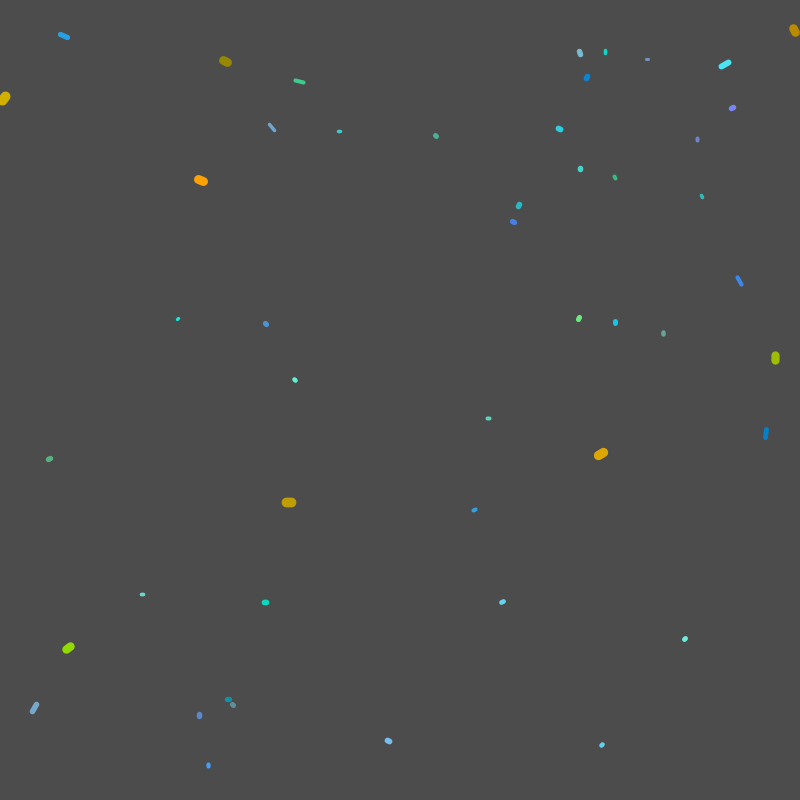
Frame 1 (no input)
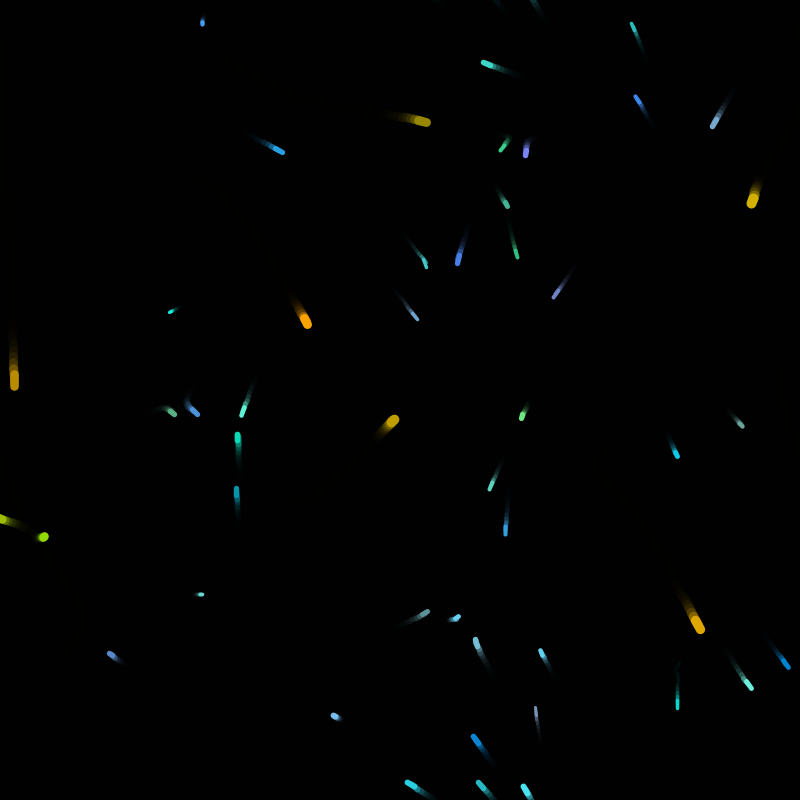
Frame 60 (the mouse pressed at the canvas centre just before this capture)
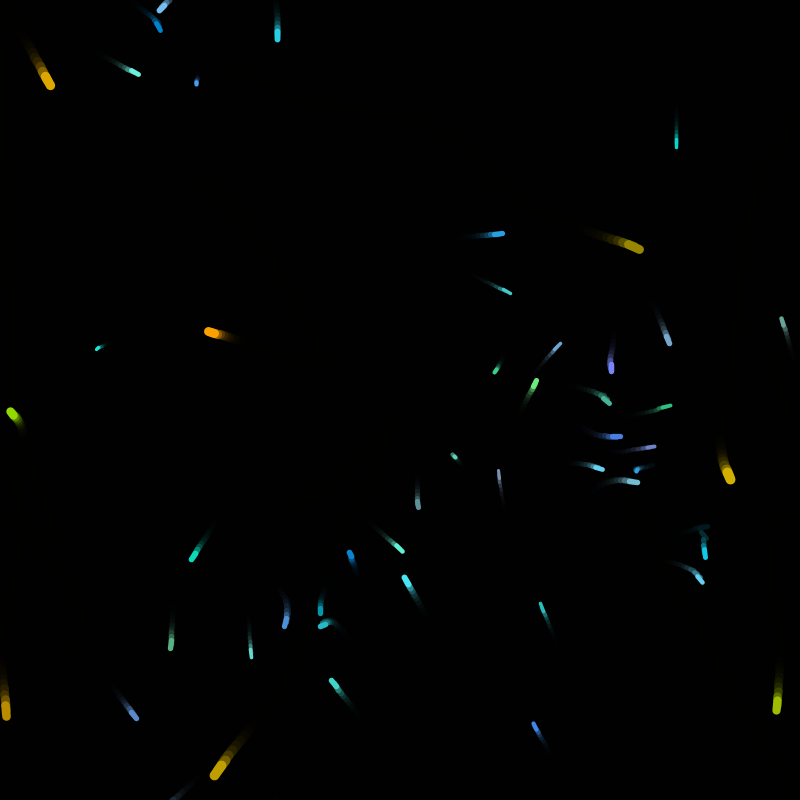
Frame 120 (the mouse held since frame 60 and released just before this capture)

The Processing sketch that drew these frames (run headless with seeded random() and noise(); from frame 60 on, the mouse is pressed at the canvas centre):

// Processing sketch: processing_127609
// ── processing_127609.pde

ArrayList<Boid> flock = new ArrayList<Boid>();
ArrayList<Predator> pack = new ArrayList<Predator>();
int boidNum = 40;
int predNum = 8;

void setup() {
  size(800, 800);
  frameRate(60);

  smooth();
  background(255*.5);

  for (int i=0; i<boidNum; i++) {
    flock.add(new Boid(new PVector(random(width), random(height))));
  }  
  for (int i=0; i<predNum; i++) {
    pack.add(new Predator(new PVector(random(width), random(height))));
  }
}

void draw() {
  noStroke();
  fill(0, 255*.4);
  rect(0, 0, width, height);

  if (mousePressed && mouseButton == LEFT) flock.add(new Boid(new PVector(mouseX, mouseY)));
  if (mousePressed && mouseButton == RIGHT) pack.add(new Predator(new PVector(mouseX, mouseY)));

  for (Boid boid: flock) {
    for (Predator predator: pack) boid.repelForce(predator.getPos(), 80);
    boid.repelForce(new PVector(mouseX, mouseY), 80);
    boid.applyFlock(flock);
    boid.update();
    boid.display();
  }
  for (Predator predator: pack) {
    predator.repelForce(new PVector(mouseX, mouseY), 80);
    predator.applyFlock(flock);
    for (Predator friend: pack) {
      if (friend != predator) predator.repelForce(friend.getPos(), 20);
    }
    predator.update();
    predator.display();
  }
}

class Boid {
  PVector position, 
  velocity, 
  acceleration;
  float   mass, 
  forceScale, 
  affectRadius, 
  speedLimit;
  color c;

  Boid(PVector pos) {
    position = pos;
    velocity = new PVector(random(-1,1), random(-1,1));
    velocity.normalize();
    acceleration = new PVector();
    mass = random(3, 6);
    forceScale = 2;
    affectRadius = 40;
    speedLimit = 4;
    c = color(random(127), random(127, 255), random(127, 255));
  }

  void update() {
    velocity.add(acceleration);
    position.add(velocity);
    acceleration.mult(0);
    velocity.limit(speedLimit);

    if (position.x<=0) {
      position.x = width;
    }
    if (position.x>width) {
      position.x = 0;
    }
    if (position.y<=0) {
      position.y = height;
    }
    if (position.y>height) {
      position.y = 0;
    }
  }

  void display() {
    stroke(c);
    strokeWeight(mass);
    line(position.x, position.y, position.x + velocity.x*2, position.y + velocity.y*2);
  }

  void applyForce(PVector force) {
    force.div(mass);
    acceleration.add(force);
  }

  void applyFlock(ArrayList<Boid> friends) {
    seperationForce(friends);
    alignmentForce(friends);
    cohesionForce(friends);
  }

  void seperationForce(ArrayList<Boid> friends) {
    PVector posSum = new PVector();
    PVector sepVec = new PVector();
    float n = 0, d = 0;
    for (Boid friend: friends) {
      d = PVector.sub(friend.getPos(), this.getPos()).mag();
      if (d!=0 && d<=affectRadius) {
        posSum.add(friend.getPos());
        n++;
      }
    }
    if (n!=0) {
      posSum.div(n);
      sepVec = PVector.sub(position, posSum);
      sepVec.limit(forceScale*2);
      applyForce(sepVec);
    }
  }

  void alignmentForce(ArrayList<Boid> friends) {
    PVector velSum = new PVector();
    PVector alignVec = new PVector();
    float n = 0, d = 0;
    for (Boid friend: friends) {
      d = PVector.sub(friend.getPos(), this.getPos()).mag();
      if (d!=0 && d<=affectRadius) {
        velSum.add(friend.getVel());
        n++;
      }
    }
    if (n!=0) {
      velSum.div(n);
      alignVec = velSum;
      alignVec.limit(forceScale);
      applyForce(alignVec);
    }
  }

  void cohesionForce(ArrayList<Boid> friends) {
    PVector posSum = new PVector();
    PVector cohVec = new PVector();
    float n = 0, d = 0;
    for (Boid friend: friends) {
      d = PVector.sub(friend.getPos(), this.getPos()).mag();
      if (d!=0 && d<=affectRadius) {
        posSum.add(friend.getPos());
        n++;
      }
    }
    if (n!=0) {
      posSum.div(n);
      cohVec = PVector.sub(posSum, position);
      cohVec.limit(forceScale);
      applyForce(cohVec);
    }
  }

  void repelForce(PVector source, float range) {
    PVector repVec = new PVector();
    float d = PVector.sub(source, position).mag();
    if (d!=0 && d<= range) {
      repVec = PVector.sub(position, source);
      repVec.normalize();
      repVec.mult(map(d, range, 0, 0, forceScale*150));
    }
    applyForce(repVec);
  }

  PVector getPos() {
    return position;
  }

  PVector getVel() {
    return velocity;
  }

  PVector getAcc() {
    return acceleration;
  }
}

class Predator extends Boid {
  Predator(PVector pos) {
    super(pos);
    velocity.mult(2.5);
    mass = random(7, 10);
    forceScale = 1;
    affectRadius = 120;
    speedLimit = 6;
    c = color(random(127, 255), random(127,255), 0);
  }
}
